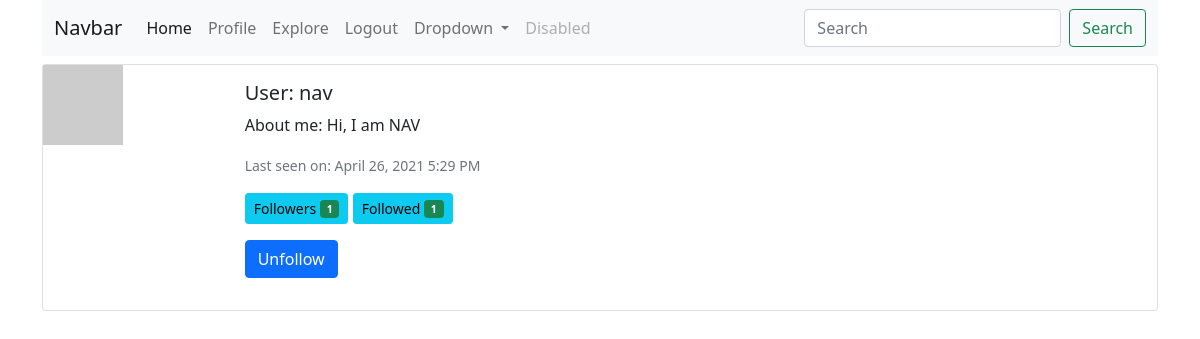
/user/nav (signed in), run on an earlier commit of the app's database.
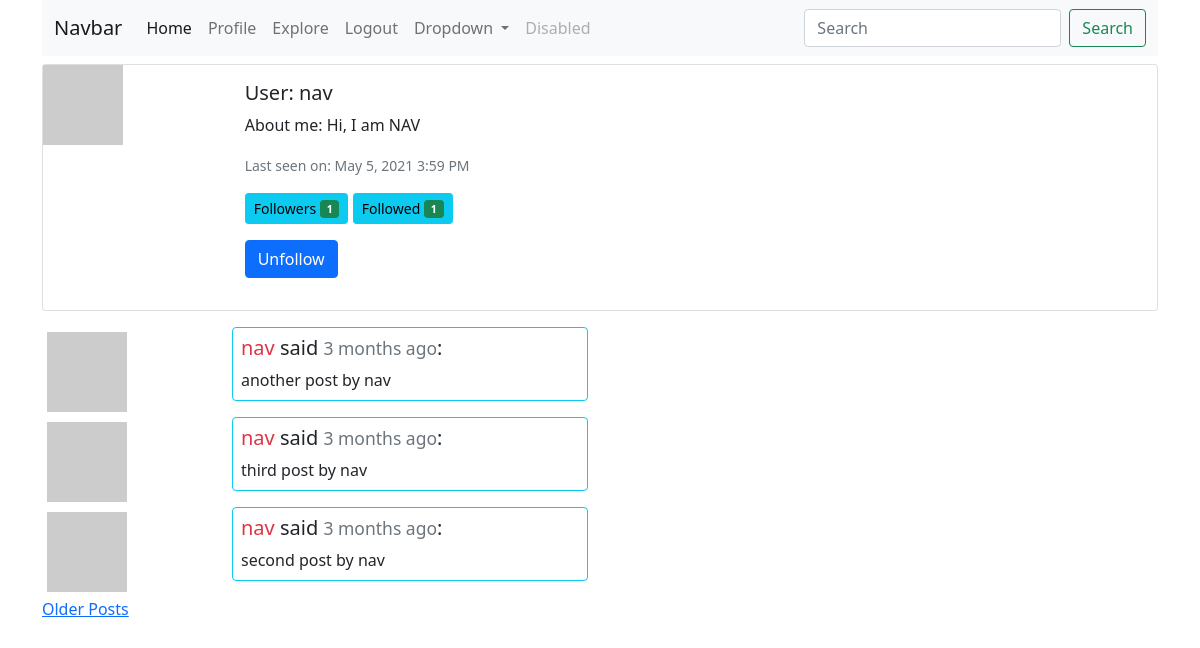
And on a later commit of the database.
### app/models.py (models this page shows, shortened)
class User(UserMixin, db.Model):
    id = db.Column(db.Integer, primary_key=True)
    username = db.Column(db.String(64), index=True, unique=True)
    email = db.Column(db.String(120), index=True, unique=True)
    password_hash = db.Column(db.String(128))
    posts = db.relationship('Post', backref='author', lazy='dynamic')
    about_me = db.Column(db.String(140))
    last_seen = db.Column(db.DateTime, default=datetime.utcnow)
    followed = db.relationship(
        'User', secondary=followers,
        primaryjoin = (followers.c.follower_id == id),
        secondaryjoin = (followers.c.followed_id == id),
        backref = db.backref('followers', lazy='dynamic'), lazy='dynamic')
    def avatar(self, size):
        digest = md5(self.email.lower().encode('utf-8')).hexdigest()
        return f'https://gravatar.com/avatar/{digest}?d=identicon&s={size}'
    def is_following(self, user):
        return self.followed.filter(
            followers.c.followed_id == user.id).count() > 0

class Post(db.Model):
    id = db.Column(db.Integer, primary_key=True)
    body = db.Column(db.String(140))
    timestamp = db.Column(db.DateTime, index=True, default=datetime.utcnow)
    user_id = db.Column(db.Integer, db.ForeignKey('user.id'))

### app/routes.py (the view)
@app.route('/user/<username>')
@login_required
def user(username):
    form = EmptyForm()
    user = User.query.filter_by(username=username).first_or_404()
    page = request.args.get('page', default=1, type=int)
    posts = user.posts.order_by(Post.timestamp.desc()).paginate(
        page, app.config['POSTS_PER_PAGE'], False)
    next_url = url_for('user', username=username, page=posts.next_num) if posts.has_next else None
    prev_url = url_for('user', username=username, page=posts.prev_num) if posts.has_prev else None
    return render_template('user.html', title=username, user=user, posts=posts.items, form=form,
                            next_url=next_url, prev_url=prev_url)

### app/forms.py
class EmptyForm(FlaskForm):
    submit = SubmitField('Follow/unfollow')

### app/models.py (called while the page is built)
@login.user_loader
def load_user(id):
    return User.query.get(int(id))

### app/routes.py (called while the page is built)
@app.before_request
def before_request():
    if current_user.is_authenticated:
        current_user.last_seen = datetime.utcnow()
        db.session.commit()

### app/templates/user.html (shortened to what this page needs)
{% extends 'base.html' %}
{% block content %}
<div class="card mb-3">
    <div class="row g-0">
        <div class="col-md-2">
            <img src="{{ user.avatar(64) }}" alt="avatar of {{ user.username }}">
        </div>
        <div class="col-md-4">
            <div class="card-body">
                <h5 class="card-title">User: {{ user.username }}</h5>
                {% if user.about_me %}<p class="card-text">About me: {{ user.about_me }}</p>{% endif %}
                {% if user.last_seen %}<p class="card-text"><small class="text-muted">Last seen on: {{ moment(user.last_seen).format('LLL') }}</small></p>{% endif %}
                <button type="button" class="btn btn-info btn-sm">
                    Followers <span class="badge bg-success">{{ user.followers.count() }}</span>
                </button>
                <button type="button" class="btn btn-info btn-sm">
                    Followed <span class="badge bg-success">{{ user.followed.count() }}</span>
                </button>
                <br>
                {% if user == current_user %}
                <a href="{{ url_for('edit_profile') }}" class="card-link">Edit your profile</a>
                {% else %}
                <p>
                    <form action="{{ url_for('unfollow', username=user.username) }}" method="POST">
                        {{ form.submit(value='Unfollow', class_="btn btn-primary") }}
                    </form>
                </p>
                {% endif %}
            </div>
        </div>
    </div>
</div>
{% for post in posts %}
{% include '_post.html' %}
{% endfor %}
{% if next_url %}
<a href="{{ next_url }}">Older Posts</a>
{% endif %}
{% endblock content %}

### app/templates/base.html (shortened to what this page needs)
<!DOCTYPE html>
<html lang="en">
<head>
    <link href="{{ url_for('static', filename='css/bootstrap.min.css') }}" rel="stylesheet">
</head>
<body>
    <div class="container">
        {% include '_navbar.html' %}
        {% block content %}{% endblock %}
    </div>
</body>
</html>

### app/templates/_navbar.html (shortened to what this page needs)
<nav class="navbar navbar-expand-lg navbar-light bg-light mb-2">
    <div class="container-fluid">
      <a class="navbar-brand" href="#">Navbar</a>
      <div class="collapse navbar-collapse" id="navbarSupportedContent">
        <ul class="navbar-nav me-auto mb-2 mb-lg-0">
          <li class="nav-item">
            <a class="nav-link active" aria-current="page" href="{{ url_for('index') }}">Home</a>
          </li>
          {% if current_user.is_authenticated %}
          <li class="nav-item">
            <a class="nav-link" href="{{ url_for('user', username=current_user.username) }}">Profile</a>
          </li>
          {% endif %}
          <li class="nav-item">
            <a class="nav-link" href="{{ url_for('explore') }}">Explore</a>
          </li>
          <li class="nav-item">
            {% if current_user.is_anonymous %}
            <a class="nav-link" href="{{ url_for('login') }}">Login</a>
            {% else %}
            <a class="nav-link" href="{{ url_for('logout') }}">Logout</a>
            {% endif %}
          </li>
          <li class="nav-item dropdown">
            <a class="nav-link dropdown-toggle" href="#" id="navbarDropdown" role="button" data-bs-toggle="dropdown" aria-expanded="false">
              Dropdown
            </a>
          </li>
          <li class="nav-item">
            <a class="nav-link disabled" href="#" tabindex="-1" aria-disabled="true">Disabled</a>
          </li>
        </ul>
        <form class="d-flex">
          <input class="form-control me-2" type="search" placeholder="Search" aria-label="Search">
          <button class="btn btn-outline-success" type="submit">Search</button>
        </form>
      </div>
    </div>
  </nav>

### app/templates/_post.html
<div class="row justify-content-start">
    <div class="col-2">
        <img src="{{ post.author.avatar(36) }}" alt="avatar of {{ post.author.username }}" class="img-thumbnail border-white">
    </div>
    <div class="col-4">
        <div class="card mb-2 border-info">
            <div class="card-body p-2">
                <h5 class="card-title">
                    <a href="{{ url_for('user', username=post.author.username) }}" class="link-danger text-decoration-none">
                        {{ post.author.username }}
                    </a> said <small class="text-muted">{{ moment(post.timestamp).fromNow() }}</small>:
                </h5>
                <p class="card-text">{{ post.body }}</p>
            </div>
        </div>
    </div>
</div>

What changed in the data, as far as the page shows it:
changed User "nav": last_seen "April 26, 2021 5:29 PM" → "May 5, 2021 3:59 PM"
added Post: author.username "nav", timestamp "3 months ago", body "another post by nav"
added Post: author.username "nav", timestamp "3 months ago", body "third post by nav"
added Post: author.username "nav", timestamp "3 months ago", body "second post by nav"
Also different on the page:
text now shown: "Older Posts"
